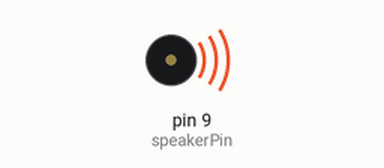
A sketch run on a simulated Arduino Uno, built with avr-gcc and run on an emulated ATmega328P. Shown: buzzer (waves = sounding).

Above: at 1.7 s.
At 4.8 s:
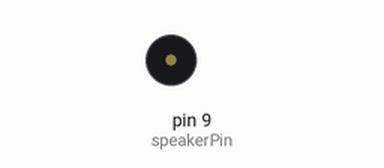
Timing chart, 0 to 6.3 s (numbered marks = the images above):
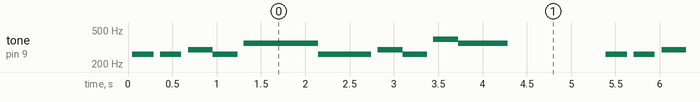

Measured:
- by itself, tone on pin 9 (speakerPin): plays 260 Hz for 0.24 s, 260 Hz for 0.24 s, 293 Hz for 0.28 s, 260 Hz for 0.28 s, 348 Hz for 0.84 s, 261 Hz for 0.60 s … (270 notes in this stretch)

The sketch:

circ-06.ino
```cpp
/* Melody
 * (cleft) 2005 D. Cuartielles for K3
 *
 * This example uses a piezo speaker to play melodies.  It sends
 * a square wave of the appropriate frequency to the piezo, generating
 * the corresponding tone.
 *
 * The calculation of the tones is made following the mathematical
 * operation:
 *
 *       timeHigh = period / 2 = 1 / (2 * toneFrequency)
 *
 * where the different tones are described as in the table:
 *
 * note 	frequency 	period 	timeHigh
 * c 	        261 Hz 	        3830 	1915
 * d 	        294 Hz 	        3400 	1700
 * e 	        329 Hz 	        3038 	1519
 * f 	        349 Hz 	        2864 	1432
 * g 	        392 Hz 	        2550 	1275
 * a 	        440 Hz 	        2272 	1136
 * b 	        493 Hz 	        2028	1014
 * C	        523 Hz	        1912 	956
 *
 * http://www.arduino.cc/en/Tutorial/Melody
 */

int speakerPin = 9;

char names[] = { ' ', 'c', 'd', 'e', 'f', 'g', 'a', 'b', 'C', 't' };
int tones[] = { 0, 1915, 1700, 1519, 1432, 1275, 1136, 1014, 956, 1 };


struct song_t {
  int length;
  char notes[128];
  int beats[128];
  int tones[128];
};

typedef struct song_t song;

song *s = NULL;
song test =     {18, "cdefgabC Cbagfedc ", {1,1,1,1,1,1,1,1,1,1,1,1,1,1,1,1,1,1}};
song twinkle =  {15, "ccggaagffeeddc ",    {1,1,1,1,1,1,2,1,1,1,1,1,1,2,4}};
song birthday = {13, "ccdcfeccdcgf",       {1,1,1,1,1,2,1,1,1,1,1,2,4}};
song high =     {5,  "ttttt",              {1,2,3,4,5}};

int length = 18; // the number of notes
char notes[] = "cdefgabC Cbagfedc "; // a space represents a rest
int beats[] = { 1, 1, 1, 1, 1, 1, 1, 1, 1, 1, 1, 1, 1, 1, 1, 1, 1, 1 };

//int length = 15; // the number of notes
//char notes[] = "ccggaagffeeddc "; // a space represents a rest
//int beats[] = { 1, 1, 1, 1, 1, 1, 2, 1, 1, 1, 1, 1, 1, 2, 4 };
int tempo = 250;
int rest = tempo / 4;

void playTone(int tone, int duration)
{
  if (tone == 0) {
    delay(duration);
    return;
  }
  for (long i = 0; i < duration * 1000L; i += tone * 2) {
    digitalWrite(speakerPin, HIGH);
    delayMicroseconds(tone);
    digitalWrite(speakerPin, LOW);
    delayMicroseconds(tone);
  }
}

void playNote(char note, int duration)
{

  // play the tone corresponding to the note name
  for (int i = 0; i < 8; i++) {
    if (names[i] == note) {
      playTone(tones[i], duration);
    }
  }
}

void preProcess(struct song_t *s)
{
  for (int i = 0; i < s->length; i++) {
     switch (s->notes[i]) {
     case ' ': s->tones[i] = tones[0]; break;
     case 'c': s->tones[i] = tones[1]; break;
     case 'd': s->tones[i] = tones[2]; break;
     case 'e': s->tones[i] = tones[3]; break;
     case 'f': s->tones[i] = tones[4]; break;
     case 'g': s->tones[i] = tones[5]; break;
     case 'a': s->tones[i] = tones[6]; break;
     case 'b': s->tones[i] = tones[7]; break;
     case 'C': s->tones[i] = tones[8]; break;
     case 't': s->tones[i] = tones[9]; break;
     default: break;
     }
  }
}

void playSong(struct song_t *s)
{
  for (int i = 0; i < s->length; i++) {
    playTone(s->tones[i], s->beats[i] * tempo);
    delay(rest);
  }
}

void setup()
{
  pinMode(speakerPin, OUTPUT);
  s = &birthday;
}

void loop()
{
  preProcess(s);
  playSong(s);


  for (int i = 0; i < s->length; i++) {
    if (s->notes[i] == ' ') {
      delay(s->beats[i] * tempo); // rest
    } else {
      playNote(s->notes[i], s->beats[i] * tempo);
    }
    // pause between notes
    delay(rest);
  }

}
```
